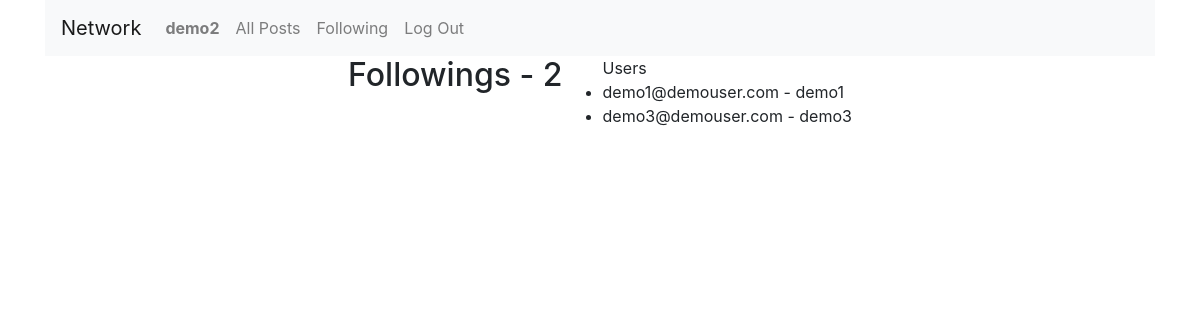
The page /following (signed in) on the database its author committed.
### network/models.py (models this page shows)
class User(AbstractUser):
    following_users = models.ManyToManyField(settings.AUTH_USER_MODEL, related_name="followers", blank=True)

### network/views.py (the view)
# urls.py: path("following", views.following_view, name="following"),
@login_required(login_url="/login")
def following_view(request):
    if request.method == "GET":
        user = request.user
        followings = user.following_users.all()  # Here pagination & User posts should be sent !!!
        context = {
            "followings" : followings
        }
        return render(request, "network/followings.html", context)

### network/templates/network/followings.html
{% extends "network/layout.html" %}
{% block body %}
  {% if user.is_authenticated %}
    <h2>Followings - {{followings.count}}</h2>
    <ul>Users
    {% for following in followings %}
      <li>{{ following.email }} - {{ following.username}}</li>
    {% endfor %}
    </ul>
  {% endif %}
{% endblock %}

### network/templates/network/layout.html (shortened to what this page needs)
{% load static %}
<!DOCTYPE html>
<html lang="en">
    <head>
        <link rel="stylesheet" href="https://stackpath.bootstrapcdn.com/bootstrap/4.4.1/css/bootstrap.min.css">
        <link href="{% static 'network/styles.css' %}" rel="stylesheet">
    </head>
    <body>
    <div class="container">
        <nav class="navbar navbar-expand-lg navbar-light bg-light">
            <a class="navbar-brand" href="#">Network</a>
            <div>
              <ul class="navbar-nav mr-auto">
                {% if user.is_authenticated %}
                    <li class="nav-item">
                        <a class="nav-link" href="#"><strong>{{ user.username }}</strong></a>
                    </li>
                {% endif %}
                <li class="nav-item">
                  <a class="nav-link" href="{% url 'index' %}">All Posts</a>
                </li>
                {% if user.is_authenticated %}
                    <li class="nav-item">
                        <a class="nav-link" href="{% url 'following' %}">Following</a>
                    </li>
                    <li class="nav-item">
                        <a class="nav-link" href="{% url 'logout' %}">Log Out</a>
                    </li>
                {% endif %}
              </ul>
            </div>
        </nav>
        <div class="body row justify-content-center mb-4">
            {% block body %}
            {% endblock %}
        </div>
    </div>
    </body>
</html>

### rows shown on the page
User: username "demo2"
User: email "demo1@demouser.com", username "demo1"
User: email "demo3@demouser.com", username "demo3"

### other values the page prints
{{ followings.count }} "2"
